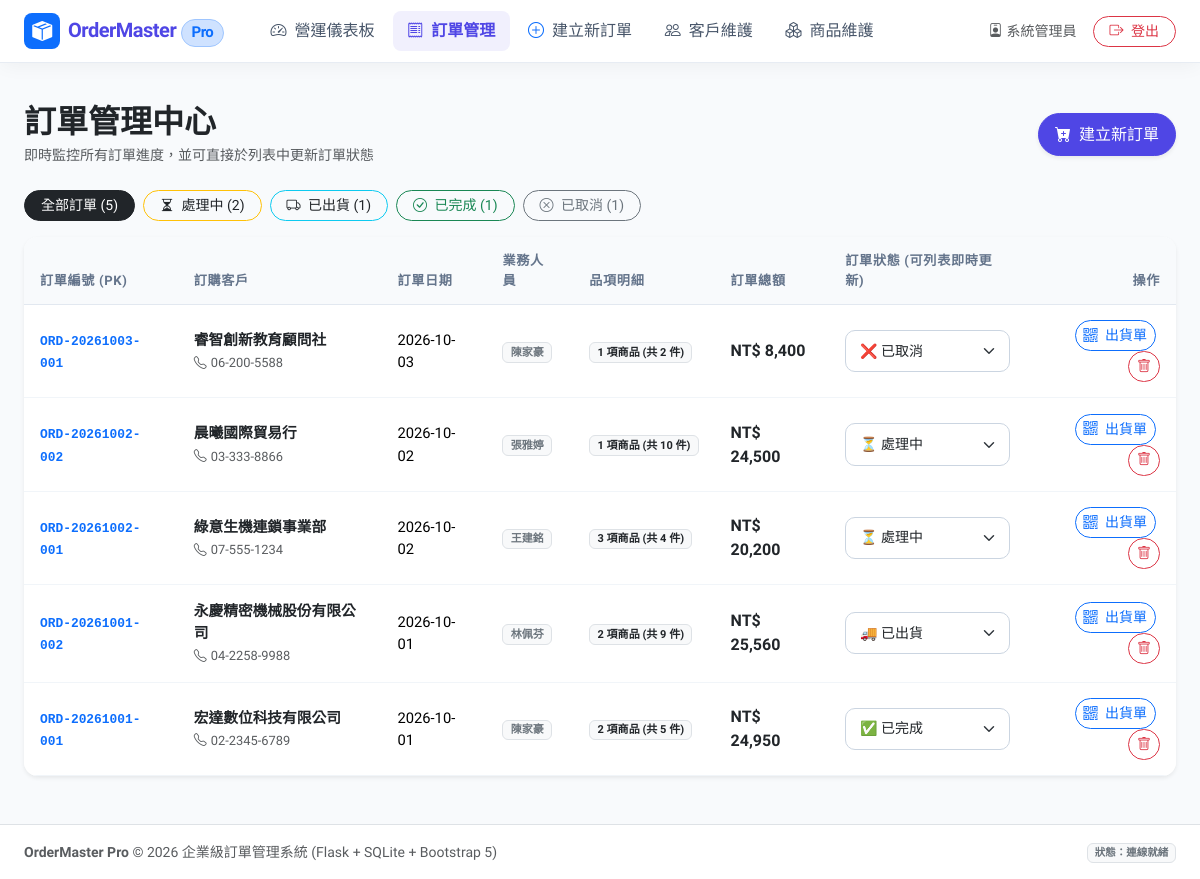
Page /orders (signed in) on the committed database.
### tables this page shows
CREATE TABLE orders (
        order_id TEXT PRIMARY KEY,
        customer_id TEXT NOT NULL,
        order_date TEXT NOT NULL,
        status TEXT NOT NULL CHECK(status IN ('處理中', '已出貨', '已完成', '已取消')),
        salesperson TEXT NOT NULL,
        created_at TIMESTAMP DEFAULT CURRENT_TIMESTAMP,
        FOREIGN KEY (customer_id) REFERENCES customer (customer_id) ON DELETE RESTRICT
    );

### app.py (the view)
@app.route('/orders')
@login_required
def orders_list():
    status_filter = request.args.get('status', '').strip()
    conn = get_db_connection()
    query = """
        SELECT o.order_id, o.customer_id, o.order_date, o.status, o.salesperson,
               c.name as customer_name, c.phone as customer_phone,
               COUNT(oi.product_id) as item_count,
               COALESCE(SUM(oi.quantity), 0) as total_quantity,
               COALESCE(SUM(oi.quantity * oi.price), 0) as total_amount
        FROM orders o
        JOIN customer c ON o.customer_id = c.customer_id
        LEFT JOIN order_item oi ON o.order_id = oi.order_id
    """
    params = []
    if status_filter:
        query += " WHERE o.status = ?"
        params.append(status_filter)
    query += " GROUP BY o.order_id ORDER BY o.order_date DESC, o.order_id DESC"
    orders = conn.execute(query, params).fetchall()
    counts = {'全部': 0, '處理中': 0, '已出貨': 0, '已完成': 0, '已取消': 0}
    all_cnt = conn.execute("SELECT COUNT(*) FROM orders").fetchone()[0]
    counts['全部'] = all_cnt
    st_rows = conn.execute("SELECT status, COUNT(*) as cnt FROM orders GROUP BY status").fetchall()
    for r in st_rows:
        if r['status'] in counts:
            counts[r['status']] = r['cnt']
    conn.close()
    return render_template(
        'orders.html',
        orders=orders,
        current_status=status_filter,
        counts=counts
    )

### app.py (called while the page is built)
def login_required(f):
    @wraps(f)
    def decorated_function(*args, **kwargs):
        if not session.get('user_id'):
            flash('請先登入管理員帳號以使用後台功能', 'warning')
            return redirect(url_for('login', next=request.url))
        if session.get('role') != 'admin':
            flash('權限不足！只有管理員角色才能進入後台系統。', 'danger')
            return redirect(url_for('login'))
        return f(*args, **kwargs)
    return decorated_function

### db.py (called while the page is built)
def get_db_connection():
    conn = sqlite3.connect(DB_PATH)
    conn.row_factory = sqlite3.Row
    conn.execute("PRAGMA foreign_keys = ON;")
    return conn

### templates/orders.html (shortened to what this page needs)
{% extends 'base.html' %}
{% block content %}
<div class="container-fluid px-lg-4">
  <div class="d-flex flex-column flex-md-row justify-content-between align-items-md-center gap-3 mb-4">
    <div>
      <h2 class="fw-bold mb-1 text-dark">訂單管理中心</h2>
      <p class="text-muted small mb-0">即時監控所有訂單進度，並可直接於列表中更新訂單狀態</p>
    </div>
    <div class="d-flex gap-2">
      <a href="{{ url_for('order_create') }}" class="btn btn-primary shadow-sm rounded-pill px-3">
        <i class="bi bi-cart-plus-fill me-1"></i> 建立新訂單
      </a>
    </div>
  </div>
  <div class="d-flex flex-wrap gap-2 mb-3">
    <a href="{{ url_for('orders_list') }}" class="btn btn-sm {% if not current_status %}btn-dark{% else %}btn-outline-secondary{% endif %} rounded-pill px-3">
      全部訂單 ({{ counts['全部'] }})
    </a>
    <a href="{{ url_for('orders_list', status='處理中') }}" class="btn btn-sm {% if current_status == '處理中' %}btn-warning text-dark{% else %}btn-outline-warning text-dark{% endif %} rounded-pill px-3">
      <i class="bi bi-hourglass-split me-1"></i> 處理中 ({{ counts['處理中'] }})
    </a>
    <a href="{{ url_for('orders_list', status='已出貨') }}" class="btn btn-sm {% if current_status == '已出貨' %}btn-info text-white{% else %}btn-outline-info text-dark{% endif %} rounded-pill px-3">
      <i class="bi bi-truck me-1"></i> 已出貨 ({{ counts['已出貨'] }})
    </a>
    <a href="{{ url_for('orders_list', status='已完成') }}" class="btn btn-sm {% if current_status == '已完成' %}btn-success{% else %}btn-outline-success{% endif %} rounded-pill px-3">
      <i class="bi bi-check-circle me-1"></i> 已完成 ({{ counts['已完成'] }})
    </a>
    <a href="{{ url_for('orders_list', status='已取消') }}" class="btn btn-sm {% if current_status == '已取消' %}btn-secondary{% else %}btn-outline-secondary{% endif %} rounded-pill px-3">
      <i class="bi bi-x-circle me-1"></i> 已取消 ({{ counts['已取消'] }})
    </a>
  </div>
  <div class="card border-0 shadow-sm overflow-hidden mb-4">
    <div class="table-responsive">
      <table class="table table-custom align-middle">
        <thead>
          <tr>
            <th>訂單編號 (PK)</th>
            <th>訂購客戶</th>
            <th>訂單日期</th>
            <th>業務人員</th>
            <th>品項明細</th>
            <th>訂單總額</th>
            <th style="min-width: 150px;">訂單狀態 (可列表即時更新)</th>
            <th class="text-end">操作</th>
          </tr>
        </thead>
        <tbody>
          {% for o in orders %}
          <tr id="row-{{ o['order_id'] }}">
            <td>
              <a href="{{ url_for('order_detail', order_id=o['order_id']) }}" class="fw-bold text-primary text-decoration-none">
                <code>{{ o['order_id'] }}</code>
              </a>
            </td>
            <td>
              <div class="fw-semibold text-dark">{{ o['customer_name'] }}</div>
              <small class="text-muted"><i class="bi bi-telephone me-1"></i>{{ o['customer_phone'] }}</small>
            </td>
            <td>{{ o['order_date'] }}</td>
            <td>
              <span class="badge bg-light text-secondary border">{{ o['salesperson'] }}</span>
            </td>
            <td>
              <span class="badge bg-light text-dark border">
                {{ o['item_count'] }} 項商品 (共 {{ o['total_quantity'] }} 件)
              </span>
            </td>
            <td class="fw-bold text-dark fs-6">
              NT$ {{ "{:,.0f}".format(o['total_amount'] or 0) }}
            </td>
            <td>
              <div class="d-flex align-items-center gap-1">
                <select class="form-select form-select-sm status-selector status-select-{{ o['order_id'] }}"
                  data-order-id="{{ o['order_id'] }}"
                  data-current="{{ o['status'] }}">
                  <option value="處理中" {% if o['status'] == '處理中' %}selected{% endif %}>⏳ 處理中</option>
                  <option value="已出貨" {% if o['status'] == '已出貨' %}selected{% endif %}>🚚 已出貨</option>
                  <option value="已完成" {% if o['status'] == '已完成' %}selected{% endif %}>✅ 已完成</option>
                  <option value="已取消" {% if o['status'] == '已取消' %}selected{% endif %}>❌ 已取消</option>
                </select>
              </div>
            </td>
            <td class="text-end">
              <a href="{{ url_for('order_detail', order_id=o['order_id']) }}" class="btn btn-sm btn-outline-primary rounded-pill me-1" title="查看專屬頁面與出貨單 QRCode">
                <i class="bi bi-qr-code me-1"></i> 出貨單
              </a>
              <form method="POST" action="{{ url_for('order_delete', order_id=o['order_id']) }}" class="d-inline" onsubmit="return confirm('確定要刪除訂單【{{ o['order_id'] }}】嗎？相關訂單明細亦將一併移除。');">
                <button type="submit" class="btn btn-sm btn-outline-danger rounded-pill" title="刪除訂單">
                  <i class="bi bi-trash"></i>
                </button>
              </form>
            </td>
          </tr>
          {% endfor %}
        </tbody>
      </table>
    </div>
  </div>
</div>
{% endblock %}

### static/css/custom.css (style rules this page uses)
:root { --primary-color: #4f46e5; --primary-hover: #4338ca; --secondary-color: #64748b; --success-color: #10b981; --warning-color: #f59e0b; --danger-color: #ef4444; --info-color: #06b6d4; --bg-gradient: linear-gradient(135deg, #f8fafc 0%, #f1f5f9 100%); }
body { font-family: 'Plus Jakarta Sans', -apple-system, BlinkMacSystemFont, "Segoe UI", Roboto, "Helvetica Neue", Arial, "Noto Sans TC", sans-serif; background-color: #f8fafc; color: #1e293b; min-height: 100vh; display: flex; flex-direction: column; }
.card { border: 1px solid rgba(226, 232, 240, 0.9); border-radius: 14px; box-shadow: 0 4px 6px -1px rgba(0, 0, 0, 0.04), 0 2px 4px -2px rgba(0, 0, 0, 0.03); transition: transform 0.2s ease, box-shadow 0.2s ease; background: #ffffff; }
.table-custom { margin-bottom: 0; }
.table-custom thead th { background-color: #f8fafc; color: #64748b; font-size: 0.82rem; font-weight: 600; text-transform: uppercase; letter-spacing: 0.05em; border-bottom: 1px solid #e2e8f0; padding: 0.85rem 1rem; }
.table-custom tbody td { padding: 0.95rem 1rem; vertical-align: middle; border-bottom: 1px solid #f1f5f9; font-size: 0.92rem; }
.form-control, .form-select { border-radius: 10px; border: 1px solid #cbd5e1; padding: 0.6rem 0.85rem; transition: all 0.2s ease; }
.btn-primary { background-color: var(--primary-color); border-color: var(--primary-color); border-radius: 10px; padding: 0.55rem 1.15rem; font-weight: 500; transition: all 0.2s ease; }

### rows in the picture
orders: order_id "ORD-20261003-001", customer_name "睿智創新教育顧問社", customer_phone "06-200-5588", order_date "2026-10-03", salesperson "陳家豪", item_count "1", total_quantity "2", o "8,400", status+order_id "❌ 已取消"
orders: order_id "ORD-20261002-002", customer_name "晨曦國際貿易行", customer_phone "03-333-8866", order_date "2026-10-02", salesperson "張雅婷", item_count "1", total_quantity "10", o "24,500", status+order_id "⏳ 處理中"
orders: order_id "ORD-20261002-001", customer_name "綠意生機連鎖事業部", customer_phone "07-555-1234", order_date "2026-10-02", salesperson "王建銘", item_count "3", total_quantity "4", o "20,200", status+order_id "⏳ 處理中"
orders: order_id "ORD-20261001-002", customer_name "永慶精密機械股份有限公司", customer_phone "04-2258-9988", order_date "2026-10-01", salesperson "林佩芬", item_count "2", total_quantity "9", o "25,560", status+order_id "🚚 已出貨"
orders: order_id "ORD-20261001-001", customer_name "宏達數位科技有限公司", customer_phone "02-2345-6789", order_date "2026-10-01", salesperson "陳家豪", item_count "2", total_quantity "5", o "24,950", status+order_id "✅ 已完成"

### other values in the picture
{{ session.get('user_name', '管理員') }} "系統管理員"
{{ counts['全部'] }} "5"
{{ counts['處理中'] }} "2"
{{ counts['已出貨'] }} "1"
{{ counts['已完成'] }} "1"
{{ counts['已取消'] }} "1"
